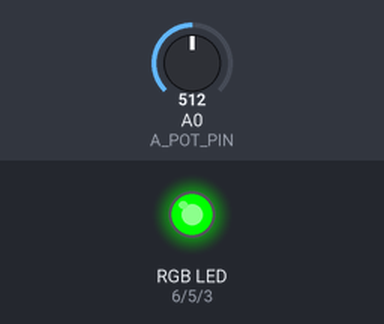
This sketch was run on a simulated Arduino Uno, built with avr-gcc and run on an emulated ATmega328P. Shown: an RGB LED mixed from three pins (HIGH = lit). The inputs (shaded band) are chosen by the test bench; at power-on: A0 (A_POT_PIN) = 512.

Above: at 1.2 s.
1.3 s: A0 (A_POT_PIN) set to 495
At 1.9 s:
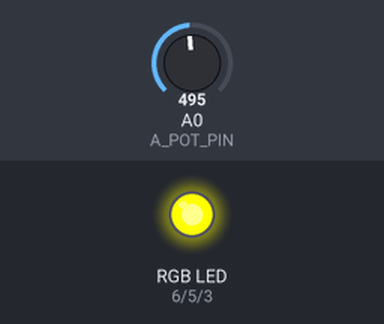
2.8 s: A0 (A_POT_PIN) set to 1010
4.3 s: A0 (A_POT_PIN) set to 1023
At 5.6 s:
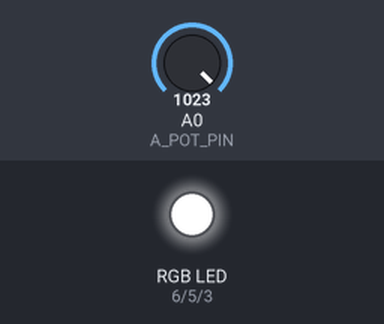
Timing chart, 0 to 7.3 s (numbered marks = the images above; inputs shaded):
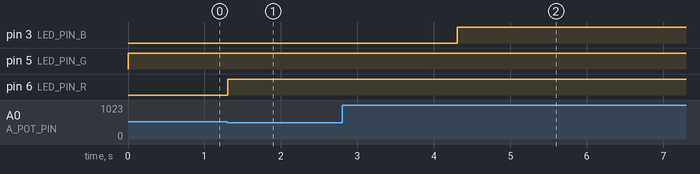

Measured:
- the behaviour switches between 512 and 511 on A0 (A_POT_PIN) (found by bisection; images 0 and 1)
- the behaviour switches between 1022 and 1023 on A0 (A_POT_PIN) (found by bisection; images 1 and 2)
- after the input at 1.3 s, pin 6 (LED_PIN_R): LOW → HIGH at once
- after the input at 2.8 s, every drawn part: stays the same
- after the input at 4.3 s, pin 3 (LED_PIN_B): LOW → HIGH at once

The sketch:

RGB_Pot.ino
```cpp
/*
  RGB Potentiometer

  Changes the red green blue (RGB) LED based on the potentiometer value
  as seen below:

   ON     OFF    OFF
    _      _      _
  ( R )  ( G )  ( B )   If the potentiometer is between 0 and 0.33 of max value
   | \    | \    | \

   OFF    ON     OFF
    _      _      _
  ( R )  ( G )  ( B )   If the potentiometer is between 0.33 and 0.66 of max value
   | \    | \    | \

   OFF    OFF    ON
    _      _      _
  ( R )  ( G )  ( B )   If the potentiometer is between 0.66 and it's max value
   | \    | \    | \

  The wiring for this project can be found at:
  https://www.tinkercad.com/things/7IyNhV3EAhh

  Created 7 May 2022
  by Jonathan Purcell

  This code, among others, can be found in my GitHub repository:
  https://github.com/jonathan0purcell/Electronic-Control-Project-User-Guide-1.git
*/

// The minimum (OFF) and maximum (ON) values of the PWM duty cycle
#define PWM_MIN 0
#define PWM_MAX 255

// The minimum and maximum values for the potentiometer reading
#define ANALOG_MIN 0
#define ANALOG_MAX 1023

// Define the R, G and B digital PWM pins for the LED
#define LED_PIN_R 6
#define LED_PIN_G 5
#define LED_PIN_B 3

// Define the potentiometer analog pin
#define A_POT_PIN A0

// Variable for the serial readings of the analog pin
int serial_pot_val;

// Variable that decides the current color to show
int RGB_selection;

// The setup function runs once when you press reset or power the board
void setup() {
  // Set the pinMode of R,G and B pins as OUTPUT
  pinMode(LED_PIN_R, OUTPUT);
  pinMode(LED_PIN_G, OUTPUT);
  pinMode(LED_PIN_B, OUTPUT);
}

// The loop function runs over and over again forever
void loop() {
  // Read the serial analog value of the potentiomer pin (0-1023)
  serial_pot_val = analogRead(A_POT_PIN);

  // Depending on the mapped value, the RGB LED will either show R, G or B
  RGB_selection = map(serial_pot_val, ANALOG_MIN, ANALOG_MAX, 0, 2);

  switch (RGB_selection) {
    // Potentiometer is less than 0.33*ANALOG_MAX, so display 'Red'
    case 0:
      analogWrite(LED_PIN_R, ANALOG_MAX);
      break;
    // Potentiometer is greater than 0.33*ANALOG_MAX and is
    // less than 0.66*ANALOG_MAX, so display 'Green'
    case 1:
      analogWrite(LED_PIN_G, ANALOG_MAX);
      break;
    // Potentiometer is greater than 0.66*ANALOG_MAX, so display 'Blue'
    case 2:
      analogWrite(LED_PIN_B, ANALOG_MAX);
      break;
  }

  // Wait 100ms before restarting the loop
  delay(100);
}
```
